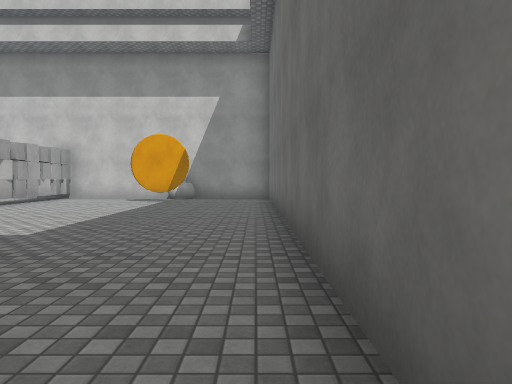
[1] (above)

19 first-person views from a walk through a scene from a Unity 3-D project. The camera is 1.3 m above the floor, tilts 2° down and sees 70° across. The floor is counted in squares, 2 m on a side. Each view is taken from the middle of a square. On the plan, view 1 faces up. The plan holds only what a view shows up to about 11 squares ahead; the rest is blank. The player character is not drawn. Surface patterns are stand-ins for the level's own textures.

[2]
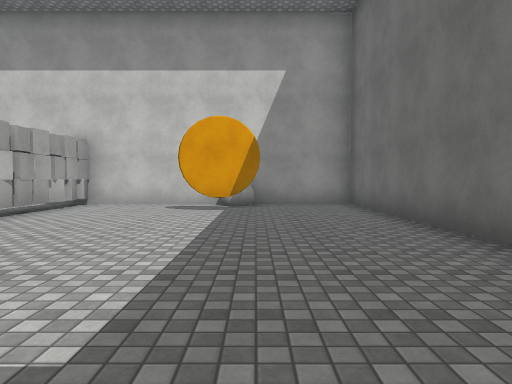

[3]
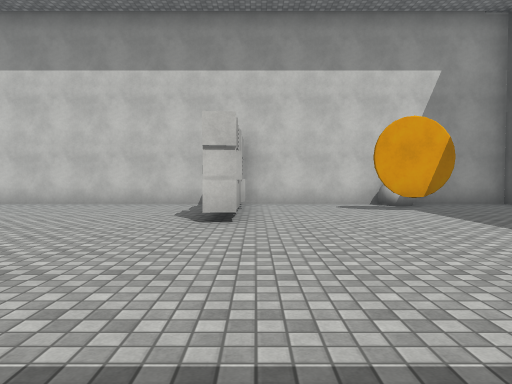

[4]
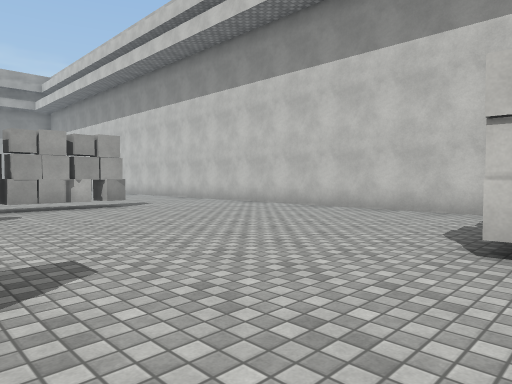

[5]
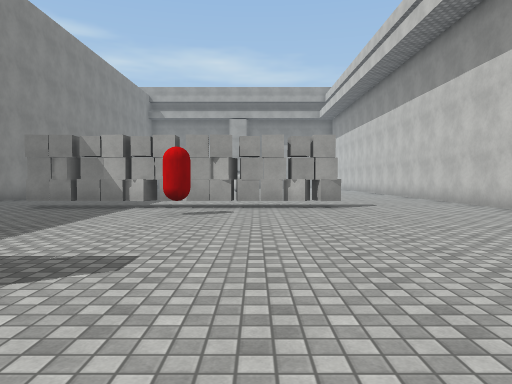

[6]
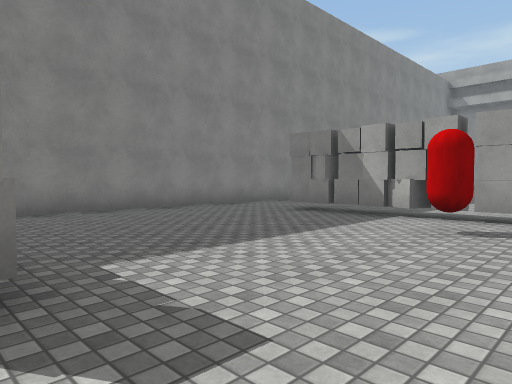

[7]
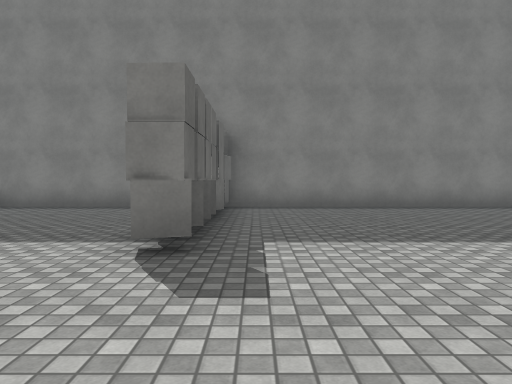

[8]
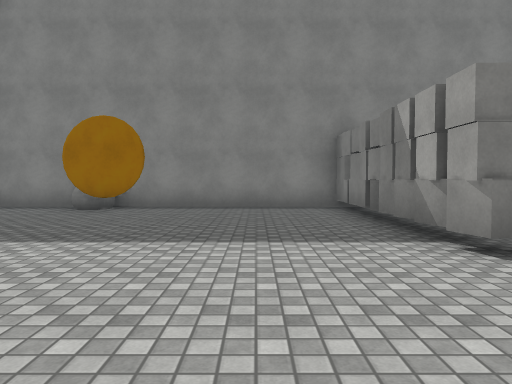

[9]
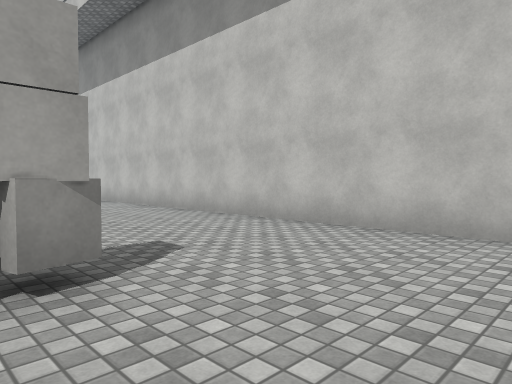

[10]
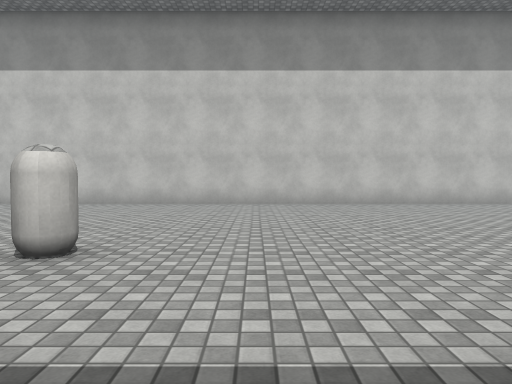

[11]
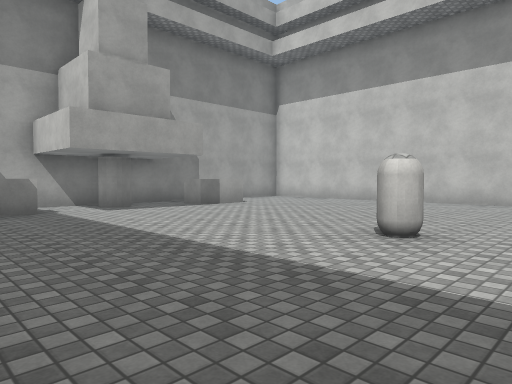

[12]
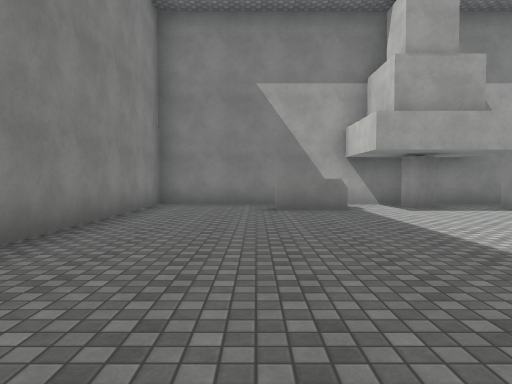

[13]
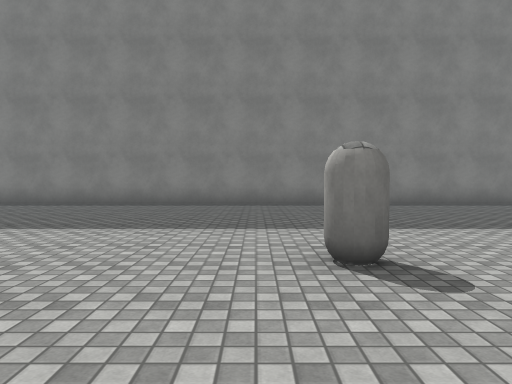

[14]
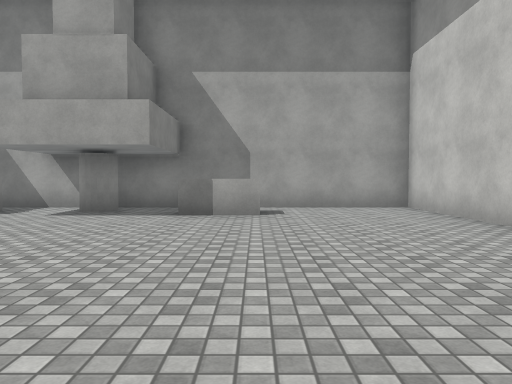

[15]
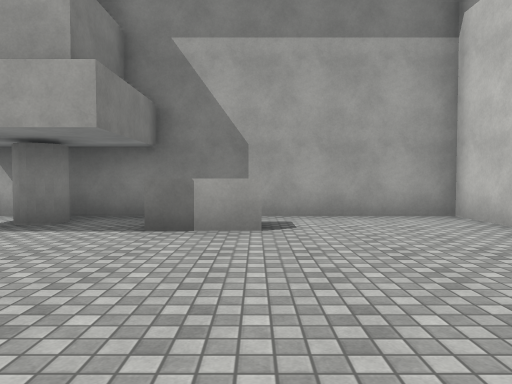

[16]
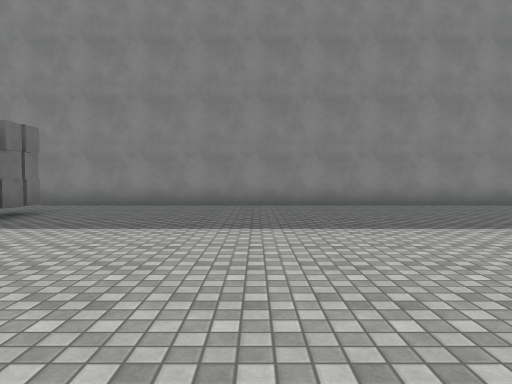

[17]
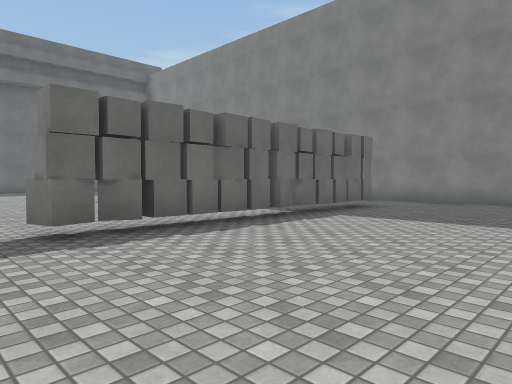

[18]
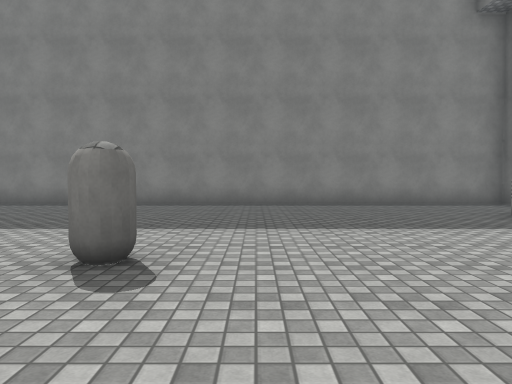

[19]
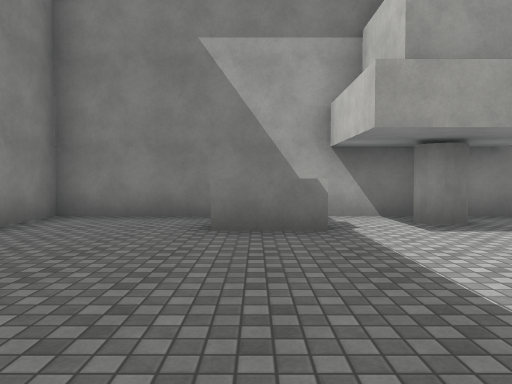

### Floor plan
Points are (right, up) in squares from view 1. A wall is a line through its corners. A room is listed if a view was taken in it or the views show most of it. See-through windows are left out.
Room 1 (view 1)
walls: (-1.9, -0.5) (0, -0.5)
ways out: opening at (-2.5, 0) to room 2; opening at (-0.5, 1) to room 2
Room 2 (views 2, 3, 4, 5, 6, 7, 8, 9, 10, 11, 12, 13, 14, 15, 16, 17, 18, 19)
walls: (-3.7, 0.5) (-2.1, 0.5); (-30.6, 4) (-30.6, 2.4); (-1.9, 10.5) (-3.6, 10.5); (-30.6, 9.1) (-30.6, 7.6) (-31.4, 7.6); (0.5, 0.6) (0.5, 12.5) (-32.4, 12.5) (-32.4, -0.5) (-2.9, -0.5)
ways out: opening at (-2.5, 0) to room 1; opening at (-0.5, 1) to room 1; gap at (-3, 12)
objects: other object (-32, 6); capsule (-25, 6); cube (-15, 2); cube (-15, 3); cube (-15, 4); cube (-15, 5); cube (-15, 6); cube (-15, 7); cube (-15, 8); cube (-15, 9); red capsule (-13, 6); cube (-8, 0); cube (-8, 1); cube (-8, 2); cube (-8, 3); cube (-8, 4); cube (-8, 5); cube (-7, 9); cube (-7, 10); cube (-7, 11); cube (-7, 12)

Where each view was taken, in squares from view 1:
view 1: 0 up, 0 right, facing up
view 2: 3 up, 2 left, facing up
view 3: 3 up, 6 left, facing up
view 4: 5 up, 6 left, facing up-left
view 5: 7 up, 6 left, facing left
view 6: 7 up, 8 left, facing down-left
view 7: 8 up, 9 left, facing down
view 8: 8 up, 6 left, facing down
view 9: 8 up, 12 left, facing up-left
view 10: 3 up, 23 left, facing up
view 11: 2 up, 23 left, facing up-left
view 12: 2 up, 23 left, facing left
view 13: 9 up, 24 left, facing down
view 14: 9 up, 24 left, facing left
view 15: 9 up, 26 left, facing left
view 16: 9 up, 19 left, facing down
view 17: 10 up, 19 left, facing down-right
view 18: 9 up, 26 left, facing down
view 19: 3 up, 26 left, facing left
